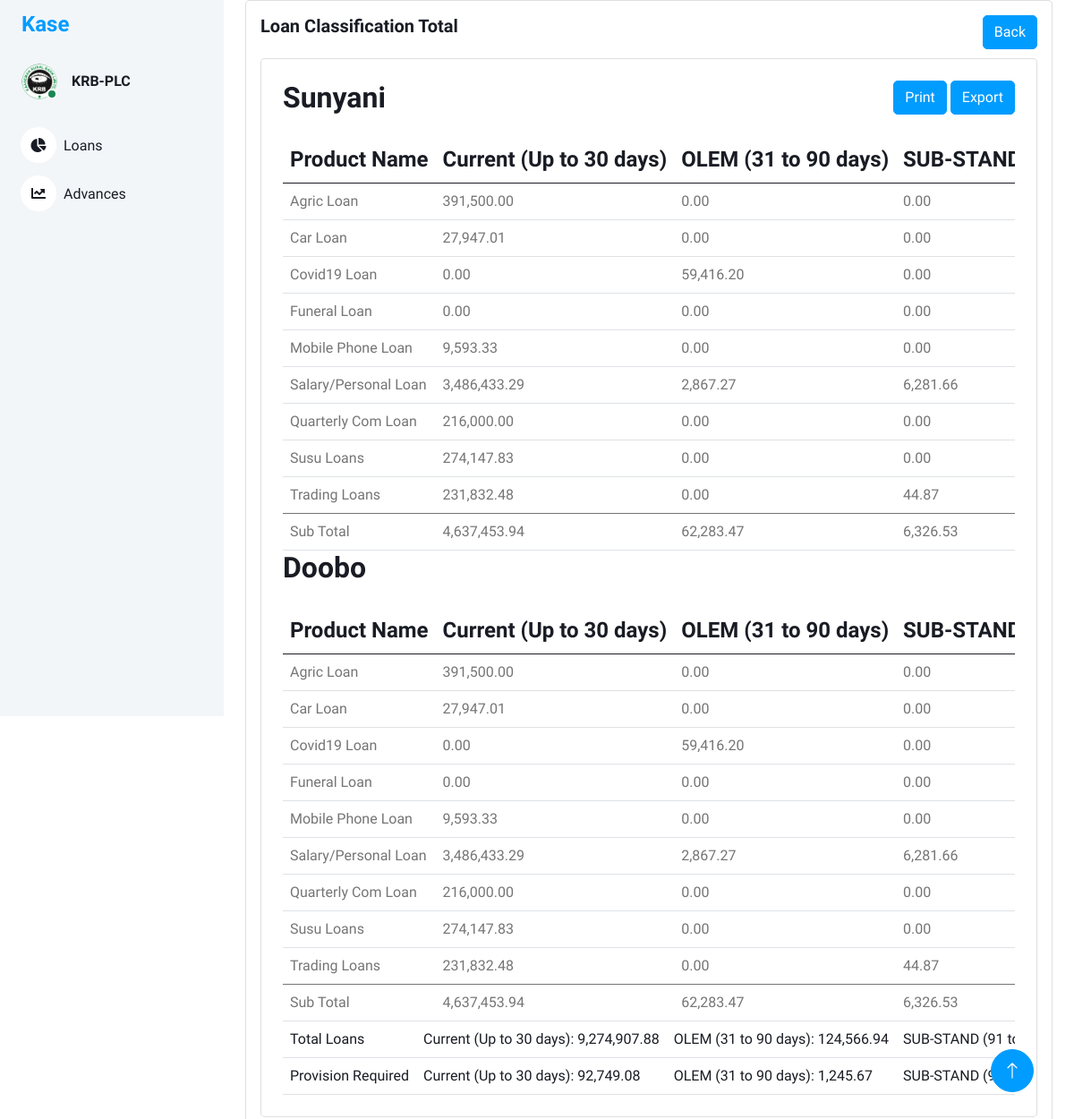
The page /loan_classification_total/1 on the database its author committed.
### models/loan_classification_files.py (models this page shows, shortened)
class LoanClassificationFiles(db.Model):
    id = db.Column(db.Integer, primary_key=True)
    branch_name = db.Column(db.String(100), nullable=False)
    loan_class_id = db.Column(db.String(100), nullable=True)
    filename = db.Column(db.String(100), nullable=True)

### models/loan_classification_items.py (models this page shows, shortened)
class LoanClassificationItems(db.Model):
    id = db.Column(db.Integer, primary_key=True)
    loan_class_file_id = db.Column(db.String(100), nullable=False)
    arrangement = db.Column(db.String(100), nullable=True)
    application_id = db.Column(db.String(100), nullable=True)
    company_branch = db.Column(db.String(100), nullable=True)
    account = db.Column(db.String(100), nullable=True)
    officer = db.Column(db.String(100), nullable=True)
    product_name = db.Column(db.String(100), nullable=True)
    customer = db.Column(db.String(100), nullable=True)
    customer_name = db.Column(db.String(100), nullable=True)
    opening_date = db.Column(db.String(100), nullable=True)
    first_pay_date = db.Column(db.String(100), nullable=True)
    maturity_date = db.Column(db.String(100), nullable=True)
    term = db.Column(db.String(100), nullable=True)
    ccy = db.Column(db.String(100), nullable=True)
    commitment = db.Column(db.String(100), nullable=True)
    principal = db.Column(db.String(100), nullable=True)
    due_date = db.Column(db.String(100), nullable=True)
    overdue = db.Column(db.String(100), nullable=True)
    resch_id = db.Column(db.String(100), nullable=True)
    status = db.Column(db.String(100), nullable=True)

### views/loan_classification.py (the view)
@bp.route('/loan_classification_total/<int:id>')
def loan_classification_total(id):
    loan_classification_uploads = LoanClassificationFiles.query.filter_by(loan_class_id=id).all()
    branches_data = {}  # Dictionary to store all branches data
    branches_column_data = {}
    default_classifications = {
        'Current (Up to 30 days)': {'Commitment': 0.00, 'Principal': 0.00, 'Count': 0},
        'OLEM (31 to 90 days)': {'Commitment': 0.00, 'Principal': 0.00, 'Count': 0},
        'SUB-STAND (91 to 180 days)': {'Commitment': 0.00, 'Principal': 0.00, 'Count': 0},
        'DOUTFUL (181 to 360 days)': {'Commitment': 0.00, 'Principal': 0.00, 'Count': 0},
        'LOSS (Over 360 days)': {'Commitment': 0.00, 'Principal': 0.00, 'Count': 0}
    }
    for classification in loan_classification_uploads:
        branch_name = classification.branch_name
        if branch_name not in branches_data:
            branches_data[branch_name] = {}
            branches_column_data[branch_name] = {
                'Current (Up to 30 days)':  0.00,
                'OLEM (31 to 90 days)' : 0.00,
                'SUB-STAND (91 to 180 days)':0.00,
                'DOUTFUL (181 to 360 days)': 0.00,
                'LOSS (Over 360 days)': 0.00
            }
        loan_classification_items = LoanClassificationItems.query.filter_by(loan_class_file_id=classification.id).all()
        for item in loan_classification_items:
            product_name = item.product_name
            unified_product_name = get_unified_product_name(product_name)
            if item.opening_date is None:
                continue
            loan_classification = classify_loan(item.maturity_date)
            if unified_product_name not in branches_data[branch_name]:
                branches_data[branch_name][unified_product_name] = deepcopy(default_classifications)
            if item.overdue is not None:
                overdue_value = float(item.overdue.replace(',', ''))
            else:
                overdue_value = 0.0
            if item.due_date is not None:
                due_date_value = float(item.due_date.replace(',', ''))
            else:
                due_date_value = 0.0
            if item.principal is not None:
                principal_value = float(item.principal.replace(',', ''))
            else:
                principal_value = 0.0
            branches_data[branch_name][unified_product_name][loan_classification]['Commitment'] += overdue_value + due_date_value + principal_value
            branches_data[branch_name][unified_product_name][loan_classification]['Principal'] += float(item.principal.replace(',', ''))
            branches_data[branch_name][unified_product_name][loan_classification]['Count'] += 1
            branches_column_data[branch_name][loan_classification] += round((overdue_value + due_date_value + principal_value),2)
            branches_data[branch_name][unified_product_name][loan_classification]['Commitment'] = round(branches_data[branch_name][unified_product_name][loan_classification]['Commitment'], 2)
            branches_data[branch_name][unified_product_name][loan_classification]['Principal'] = round(branches_data[branch_name][unified_product_name][loan_classification]['Principal'], 2)
    totals = {}
    for branch in branches_column_data:
        for category in branches_column_data[branch]:
            if category not in totals:
                totals[category] = (round((branches_column_data[branch][category]),2))
            else:
                totals[category] += (round((branches_column_data[branch][category]),2))
    percent_totals = {category: "{:,.2f}".format(round(total * 0.01,2)) for category, total in totals.items()}
    formatted_totals = {category: "{:,.2f}".format(total) for category, total in totals.items()}
    return render_template('loan_classification_total.html', branches_data=branches_data,id=id,branches_column_total=branches_column_data,totals=formatted_totals,percent_totals=percent_totals)

### views/loan_classification.py (called while the page is built)
def classify_loan(maturity_date_str):
    from datetime import datetime  # Make sure you've imported datetime here
    maturity_date = datetime.strptime(maturity_date_str, '%d-%b-%y').date()
    days_outstanding = (date.today() - maturity_date).days
    if days_outstanding <= 30:
        return 'Current (Up to 30 days)'
    elif 31 <= days_outstanding <= 90:
        return 'OLEM (31 to 90 days)'
    elif 91 <= days_outstanding <= 180:
        return 'SUB-STAND (91 to 180 days)'
    elif 181 <= days_outstanding <= 360:
        return 'DOUTFUL (181 to 360 days)'
    else:
        return 'LOSS (Over 360 days)'   # Adjusted key here

def get_unified_product_name(product_name):
    if product_name in ['Salary Loan', 'Personal Loan']:
        return "Salary/Personal Loan"
    return product_name

### templates/loan_classification_total.html (shortened to what this page needs)
<!DOCTYPE html>
<html lang="en">
<head>
    <link href="https://cdnjs.cloudflare.com/ajax/libs/font-awesome/5.10.0/css/all.min.css" rel="stylesheet">
    <link href="https://cdn.jsdelivr.net/npm/bootstrap-icons@1.4.1/font/bootstrap-icons.css" rel="stylesheet">
    <link href="{{ url_for('static', filename='lib/owlcarousel/assets/owl.carousel.min.css') }}" rel="stylesheet">
    <link href="{{ url_for('static', filename='lib/tempusdominus/css/tempusdominus-bootstrap-4.min.css') }}"
        rel="stylesheet" />
    <link href="{{ url_for('static',filename='css/bootstrap.min.css') }}" rel="stylesheet">
    <link href="{{ url_for('static', filename='css/style.css') }}" rel="stylesheet">
</head>
<body>
    <div class="container-xxl position-relative bg-white d-flex p-0">
        <div class="sidebar pe-4 pb-3">
            <nav class="navbar bg-light navbar-light">
                <a href="{{ url_for('main.index') }}" class="navbar-brand mx-4 mb-3">
                    <h4 class="text-primary">Kase</h4>
                </a>
                <div class="d-flex align-items-center ms-4 mb-4">
                    <div class="position-relative">
                        <img class="rounded-circle" src="{{ url_for('static',filename='img/krblogoBig.png') }}" alt=""
                            style="width: 40px; height: 40px;">
                        <div
                            class="bg-success rounded-circle border border-2 border-white position-absolute end-0 bottom-0 p-1">
                        </div>
                    </div>
                    <div class="ms-3">
                        <h6 class="mb-0">KRB-PLC</h6>
                    </div>
                </div>
                <div class="navbar-nav w-100">
                    <a href="{{ url_for('main.index') }}" class="nav-item nav-link"><i
                            class="fa fa-chart-pie me-2"></i>Loans
                    </a>
                    <a href="{{ url_for('returns.returns') }}" class="nav-item nav-link"><i
                            class="fa fa-chart-line me-2"></i>Advances</a>
                </div>
            </nav>
        </div>
        <div class="content">
            <div class="container-fluid">
                <div class="container-fluid">
                    <div class="card">
                        <div class="card-body">
                            <div class="d-flex justify-content-between">
                                <div>
                                    <h5 class="card-title fw-semibold mb-4">Loan Classification Total</h5>
                                </div>
                                <div>
                                    <a href="{{ url_for('loan_classification.loan_classification_uploads', id=id )}}"
                                        class="btn btn-primary">Back</a>
                                </div>
                            </div>
                            <div class="card w-100">
                                <div class="card-body p-4">
                                    {% for branch_name, products in branches_data.items() %}
                                    <div class="d-flex justify-content-between">
                                        <div>
                                            <h2 class="card-title fw-semibold mb-4">{{ branch_name }} </h2>
                                        </div>
                                        <div>
                                            {% if loop.first %}
                                            <a href="#" class="btn btn-primary">Print</a>
                                            <a href="#" class="btn btn-primary">Export</a>
                                            {% endif %}
                                        </div>
                                    </div>
                                    <div class="table-responsive">
                                        <table class="table text-nowrap mb-0 align-middle">
                                            <thead class="text-dark fs-4">
                                                <tr>
                                                    <th>Product Name</th>
                                                    <th>Current (Up to 30 days)</th>
                                                    <th>OLEM (31 to 90 days)</th>
                                                    <th>SUB-STAND (91 to 180 days)</th>
                                                </tr>
                                            </thead>
                                            <tbody>
                                                {% for product_name, classifications in products.items()%}
                                                    <tr>
                                                        <td>{{ product_name }}</td>
                                                        <td>{{ "{:,.2f}".format(classifications['Current (Up to 30 days)']['Commitment']) }}</td>
                                                        <td>{{ "{:,.2f}".format(classifications['OLEM (31 to 90 days)']['Commitment']) }}</td>
                                                        <td>{{ "{:,.2f}".format(classifications['SUB-STAND (91 to 180 days)']['Commitment']) }}</td>
                                                    </tr>
                                                {% endfor %}
                                            </tbody>
                                            <tfoot>
                                                <tr>
                                                    <td>Sub Total</td>
                                                    <td>{{ "{:,.2f}".format(branches_column_total[branch_name]['Current (Up to 30 days)']) }}</td>
                                                    <td>{{ "{:,.2f}".format(branches_column_total[branch_name]['OLEM (31 to 90 days)']) }}</td>
                                                    <td>{{ "{:,.2f}".format(branches_column_total[branch_name]['SUB-STAND (91 to 180 days)']) }}</td>
                                                </tr>
                                            </tfoot>
                                        </table>
                                    </div>
                                    {% endfor %}
                                    <div class="table-responsive">
                                        <table class="table text-nowrap mb-0 align-middle text-dark">
                                            <tr>
                                              <td>Total Loans</td>
                                              <td>Current (Up to 30 days): {{ totals['Current (Up to 30 days)'] }}</td>
                                              <td>OLEM (31 to 90 days): {{ totals['OLEM (31 to 90 days)'] }}</td>
                                              <td>SUB-STAND (91 to 180 days): {{ totals['SUB-STAND (91 to 180 days)'] }}</td>
                                            </tr>
                                            <tr>
                                              <td>Provision Required</td>
                                              <td>Current (Up to 30 days): {{ percent_totals['Current (Up to 30 days)'] }}</td>
                                              <td>OLEM (31 to 90 days): {{ percent_totals['OLEM (31 to 90 days)'] }}</td>
                                              <td>SUB-STAND (91 to 180 days): {{ percent_totals['SUB-STAND (91 to 180 days)'] }}</td>
                                            </tr>
                                          </table>
                                    </div>
                                </div>
                            </div>
                        </div>
                    </div>
                </div>
            </div>
            <a href="#" class="btn btn-lg btn-primary btn-lg-square back-to-top"><i class="bi bi-arrow-up"></i></a>
        </div>
    </div>
</body>
</html>

### static/css/style.css (style rules this page uses)
:root { --primary: #009CFF; --light: #F3F6F9; --dark: #191C24; }
.back-to-top { position: fixed; display: none; right: 45px; bottom: 45px; z-index: 99; }
.btn { transition: .5s; }
.btn.btn-primary { color: #FFFFFF; }
.btn-lg-square { width: 48px; height: 48px; }
.btn-square, .btn-sm-square, .btn-lg-square { padding: 0; display: inline-flex; align-items: center; justify-content: center; font-weight: normal; border-radius: 50px; }
.sidebar { position: fixed; top: 0; left: 0; bottom: 0; width: 250px; height: 100vh; overflow-y: auto; background: var(--light); transition: 0.5s; z-index: 999; }
.content { margin-left: 250px; min-height: 100vh; background: #FFFFFF; transition: 0.5s; }
@media (min-width: 992px) { .sidebar { margin-left: 0; } }
@media (min-width: 992px) { .content { width: calc(100% - 250px); } }
.sidebar .navbar .navbar-nav .nav-link { padding: 7px 20px; color: var(--dark); font-weight: 500; border-left: 3px solid var(--light); border-radius: 0 30px 30px 0; outline: none; }
.sidebar .navbar .navbar-nav .nav-link i { width: 40px; height: 40px; display: inline-flex; align-items: center; justify-content: center; background: #FFFFFF; border-radius: 40px; }

### rows shown on the page
LoanClassificationFiles: branch_name "Sunyani", shows "Print", products "Salary/Personal Loan", classifications "3,486,433.29", classifications "2,867.27", classifications "6,281.66", branch_name "4,637,453.94", branch_name "62,283.47", branch_name "6,326.53"
LoanClassificationItems: product_name "Agric Loan", classifications "391,500.00", classifications "0.00"
LoanClassificationItems: product_name "Car Loan", classifications "27,947.01", classifications "0.00"
LoanClassificationItems: product_name "Covid19 Loan", classifications "0.00", classifications "59,416.20"
LoanClassificationItems: product_name "Funeral Loan", classifications "0.00"
LoanClassificationItems: product_name "Mobile Phone Loan", classifications "9,593.33", classifications "0.00"
LoanClassificationItems: product_name "Quarterly Com Loan", classifications "216,000.00", classifications "0.00"
LoanClassificationItems: product_name "Susu Loans", principal "274,147.83", classifications "0.00"
LoanClassificationItems: product_name "Trading Loans", classifications "231,832.48", classifications "0.00", classifications "44.87"
LoanClassificationFiles: branch_name "Doobo", products "Salary/Personal Loan", classifications "3,486,433.29", classifications "2,867.27", classifications "6,281.66", branch_name "4,637,453.94", branch_name "62,283.47", branch_name "6,326.53"
LoanClassificationItems: product_name "Agric Loan", classifications "391,500.00", classifications "0.00"
LoanClassificationItems: product_name "Car Loan", classifications "27,947.01", classifications "0.00"
LoanClassificationItems: product_name "Covid19 Loan", classifications "0.00", classifications "59,416.20"
LoanClassificationItems: product_name "Funeral Loan", classifications "0.00"
LoanClassificationItems: product_name "Mobile Phone Loan", classifications "9,593.33", classifications "0.00"
LoanClassificationItems: product_name "Quarterly Com Loan", classifications "216,000.00", classifications "0.00"
LoanClassificationItems: product_name "Susu Loans", principal "274,147.83", classifications "0.00"
LoanClassificationItems: product_name "Trading Loans", classifications "231,832.48", classifications "0.00", classifications "44.87"

### other values the page prints
{{ totals['Current (Up to 30 days)'] }} "9,274,907.88"
{{ totals['OLEM (31 to 90 days)'] }} "124,566.94"
{{ percent_totals['Current (Up to 30 days)'] }} "92,749.08"
{{ percent_totals['OLEM (31 to 90 days)'] }} "1,245.67"
